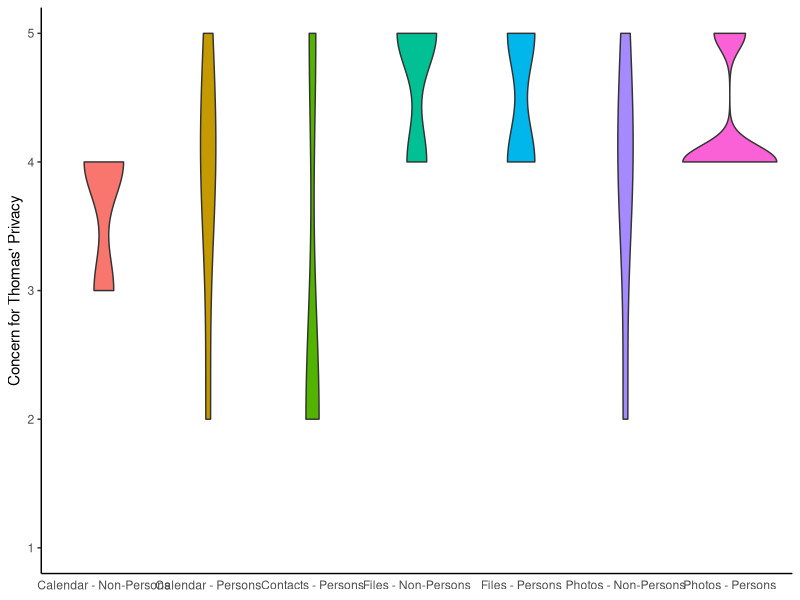
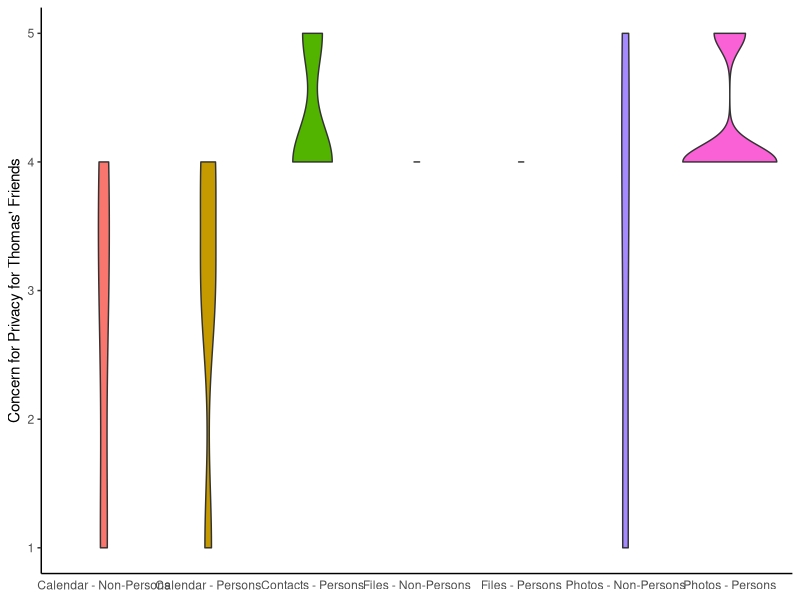

R code for these plots, in order:
## ---- chunk 1
library(tidyverse)
data <- read_csv('data_24_11_28.csv', show_col_types = FALSE)
head(data)
## ---- chunk 2
my_data <- data[-1, ]
my_data <- data[-1, ]

my_data <- my_data %>% filter(
  Finished == TRUE, 
  consent == "I agree to take part in the study.",
  age > 17,
  likertscale_help_6 == 2,
  attentioncheck_2 == 7
  )

common_cols <- c(
    'ResponseId',
    'Duration (in seconds)',
    'phoneos',
    'thomashimself_1',
    'thomashimself_2',
    'thomashimself_3',
    'thomasfriend_1',
    'thomasfriend_2',
    'thomasfriend_3',
    'reponsibility_1',
    'reponsibility_2',
    'not_scenario_1',
    'not_scenario_2',
    'not_scenario_3',
    'not_scenario_4',
    'not_scenario_5',
    'not_scenario_6',
    'not_scenario_7',
    'not_scenario_8',
    'accesstoall',
    'apps_number',
    'photos_number',
    'photos_approx',
    'contact_number',
    'contacts_approx',
    'familyevent_number',
    'workevent_number',
    'likertscale_help_1',
    'likertscale_help_2',
    'likertscale_help_3',
    'likertscale_help_4',
    'likertscale_help_5',
    'likertscale_help_7',
    'likertscale_help_8',
    'likertscale_help_9',
    'likertscale_help_10',
    'personalinformation_1',
    'personalinformation_2',
    'personalinformation_3',
    'personalinformation_4',
    'friendinformation_1',
    'friendinformation_2',
    'friendinformation_3',
    'friendinformation_4'
)

survey_data <- my_data %>% select(
  c(mc1_photosperson,
    mc2_photosperson,
    mc1_photosnon,
    mc2_photosnon,
    mc1_contactspersons,
    mc2_contactsperson,
    mc1_contactnonperson,
    mc2_contactnonperson,
    mc1_calendarpersons,
    mc2_calendarperson,
    mc1_calendarnon,
    mc2_calendarnon,
    filesystempersonchec,
    filesystempersonperm,
    qnonpersonfilehave,
    qnonpersonfileperm,
    photo_option_1,
    photo_option_2,
    photo_option_flip_1,
    contact_option_1,
    contact_option_2,
    contact_option_flip_1,
    calendar_option_1,
    calendar_option_2,
    calendar_option_flip_1,
    file_option_1,
    file_option_2,
    file_option_flipped_1,
    photo_paid,
    contact_paid,
    calendar_paid,
    file_paid,
    ),
  common_cols
)

dem_data <- my_data %>% select(
  c(gender,
    ethnicity,
    education,
    education_9_TEXT,
    income,
    usyears,
    yob_1,
    fieldofstudy,
    relationshipstatus,
    children,
    commitmentcheck1,
    commitmentcheck2,
    feedback1,
    feedback2,
    feedback4,
    feedback5,
    feedback6,
    feedback7,)
)

dim(survey_data)
dim(dem_data)
## ---- chunk 3
ph_persons <- survey_data %>% select(
  c(mc1_photosperson,
    mc2_photosperson,
    photo_option_1,
    photo_option_2,
    photo_option_flip_1,
    photo_paid
    ),
  common_cols
) %>% filter(mc1_photosperson == "Mainly photos from family/friends/other people",
             mc2_photosperson == "Access to Photos")

dim(ph_persons)
## ---- chunk 4
ph_non_persons <- survey_data %>% select(
  c(mc1_photosnon,
    mc2_photosnon,
    photo_option_1,
    photo_option_2,
    photo_option_flip_1,
    photo_paid
    ),
  common_cols
) %>% filter(mc1_photosnon == "Mainly photos from landscapes, animals and cities",
             mc2_photosnon == "Access to Photos")

dim(ph_non_persons)
## ---- chunk 5
cn_persons <- survey_data %>% select(
  c(mc1_contactspersons,
    mc2_contactsperson,
    contact_option_1,
    contact_option_2,
    contact_option_flip_1,
    contact_paid
    ),
  common_cols
) %>% filter(mc1_contactspersons == "Mainly family and friends",
             mc2_contactsperson == "Access to Contacts")

dim(cn_persons)
## ---- chunk 6
cn_non_persons <- survey_data %>% select(
  c(mc1_contactnonperson,
    mc2_contactnonperson,
    contact_option_1,
    contact_option_2,
    contact_option_flip_1,
    contact_paid
    ),
  common_cols
) %>% filter(mc1_contactnonperson == "Mainly companies and institutions",
             mc2_contactnonperson == "Access to Contacts")

dim(cn_non_persons)
## ---- chunk 7
cl_persons <- survey_data %>% select(
  c(mc1_calendarpersons,
    mc2_calendarperson,
    calendar_option_1,
    calendar_option_2,
    calendar_option_flip_1,
    calendar_paid
    ),
  common_cols
) %>% filter(mc1_calendarpersons == "Mainly listings of events (birthdays, parties, holidays, etc.)",
             mc2_calendarperson == "Access to Calendar")

dim(cl_persons)
## ---- chunk 8
cl_non_persons <- survey_data %>% select(
  c(mc1_calendarnon,
    mc2_calendarnon,
    calendar_option_1,
    calendar_option_2,
    calendar_option_flip_1,
    calendar_paid
    ),
  common_cols
) %>% filter(mc1_calendarnon == "Mainly listings of lectures",
             mc2_calendarnon == "Access to Calendar")

dim(cl_non_persons)
## ---- chunk 9
file_persons <- survey_data %>% select(
  c(filesystempersonchec,
    filesystempersonperm,
    file_option_1,
    file_option_2,
    file_option_flipped_1,
    file_paid
    ),
  common_cols
) %>% filter(filesystempersonchec == "Mainly files from family, friends, and others",
             filesystempersonperm == "Access to the File System")

dim(file_persons)
## ---- chunk 10
file_non_persons <- survey_data %>% select(
  c(qnonpersonfilehave,
    qnonpersonfileperm,
    file_option_1,
    file_option_2,
    file_option_flipped_1,
    file_paid
    ),
  common_cols
) %>% filter(qnonpersonfilehave == "Mainly files from lectures notes, landscape images, etc.",
             qnonpersonfileperm == "Access to the File System")

dim(file_non_persons)
## ---- chunk 11
library(ggplot2)

violin_himself <- data.frame(
  name = c(rep("Calendar - Persons", length(cl_persons$thomashimself_1)),
           rep("Calendar - Non-Persons", length(cl_non_persons$thomashimself_1)),
           rep("Contacts - Persons", length(cn_persons$thomashimself_1)),
           rep("Photos - Persons", length(ph_persons$thomashimself_1)),
           rep("Photos - Non-Persons", length(ph_non_persons$thomashimself_1)),
           rep("Files - Persons", length(file_persons$thomashimself_1)),
           rep("Files - Non-Persons", length(file_non_persons$thomashimself_1))),
  value = as.integer(c(cl_persons$thomashimself_1, cl_non_persons$thomashimself_1,
                       cn_persons$thomashimself_1,
                       ph_persons$thomashimself_1, ph_non_persons$thomashimself_1,
                       file_persons$thomashimself_1, file_non_persons$thomashimself_1))
)

ggplot(violin_himself, aes(x=name, y=value, fill=name)) +
  theme_classic() +
  theme(axis.title.x = element_blank(),
        axis.ticks.x=element_blank()) +
  ylab("Concern for Thomas' Privacy") +
  ylim(1, 5) +
  geom_violin(show.legend = F)
  # + geom_boxplot(width = 0.05, alpha = 0.5, show.legend = FALSE)
## ---- chunk 12
library(ggplot2)

violin_friends <- data.frame(
  name = c(rep("Calendar - Persons", length(cl_persons$thomasfriend_1)),
           rep("Calendar - Non-Persons", length(cl_non_persons$thomasfriend_1)),
           rep("Contacts - Persons", length(cn_persons$thomasfriend_1)),
           rep("Photos - Persons", length(ph_persons$thomasfriend_1)),
           rep("Photos - Non-Persons", length(ph_non_persons$thomasfriend_1)),
           rep("Files - Persons", length(file_persons$thomasfriend_1)),
           rep("Files - Non-Persons", length(file_non_persons$thomasfriend_1))),
  value = as.integer(c(cl_persons$thomasfriend_1, cl_non_persons$thomasfriend_1,
                       cn_persons$thomasfriend_1,
                       ph_persons$thomasfriend_1, ph_non_persons$thomasfriend_1,
                       file_persons$thomasfriend_1, file_non_persons$thomasfriend_1))
)

ggplot(violin_friends, aes(x=name, y=value, fill=name)) +
  theme_classic() +
  theme(axis.title.x = element_blank(),
        axis.ticks.x=element_blank()) +
  ylab("Concern for Privacy for Thomas' Friends") +
  ylim(1, 5) +
  geom_violin(show.legend = F)
  # + geom_boxplot(width = 0.05, alpha = 0.5, show.legend = FALSE)
## ---- chunk 13
a <- survey_data %>% 
  filter(ResponseId %in% c(cn_persons$ResponseId)) %>%
  mutate(permission = "Contacts")

b <- survey_data %>% 
  filter(ResponseId %in% c(ph_persons$ResponseId)) %>%
  mutate(permission = "Photos")

c <- survey_data %>% 
  filter(ResponseId %in% c(cl_persons$ResponseId)) %>%
  mutate(permission = "Calendar")

d <- survey_data %>% 
  filter(ResponseId %in% c(file_persons$ResponseId)) %>%
  mutate(permission = "File System")

persons_himself <- bind_rows(a, b, c, d) %>% 
  select(permission, thomashimself_1, thomashimself_2, thomashimself_3)
persons_himself$group_var <- factor(rep('Persons Himself', 
                                            nrow(persons_himself)))
persons_himself <- persons_himself %>%
  mutate(
    thomashimself_1 = as.integer(thomashimself_1),
    thomashimself_2 = as.integer(thomashimself_2),
    thomashimself_3 = as.integer(thomashimself_3)
  )
names(persons_himself) <-  c('permission', 'question1', 'question2', 'question3', 'group')

persons_friends <- bind_rows(a, b, c, d) %>% 
  select(permission, thomasfriend_1, thomasfriend_2, thomasfriend_3)
persons_friends$group_var <- factor(rep('Persons Friends', 
                                            nrow(persons_friends)))
persons_friends <- persons_friends %>%
  mutate(
    thomasfriend_1 = as.integer(thomasfriend_1),
    thomasfriend_2 = as.integer(thomasfriend_2),
    thomasfriend_3 = as.integer(thomasfriend_3)
  )
names(persons_friends) <- c('permission', 'question1', 'question2', 'question3', 'group')

persons <- bind_rows(persons_himself, persons_friends)

manova_result_persons <- aov(cbind(question1, question2, question3) ~ group, 
                         data = as_tibble(persons))
summary(manova_result_persons)
## ---- chunk 14
a <- survey_data %>% 
  filter(ResponseId %in% c(cn_non_persons$ResponseId)) %>%
  mutate(permission = "Contacts")

b <- survey_data %>% 
  filter(ResponseId %in% c(ph_non_persons$ResponseId)) %>%
  mutate(permission = "Photos")

c <- survey_data %>% 
  filter(ResponseId %in% c(cl_non_persons$ResponseId)) %>%
  mutate(permission = "Calendar")

d <- survey_data %>% 
  filter(ResponseId %in% c(file_non_persons$ResponseId)) %>%
  mutate(permission = "File System")

non_persons_himself <- bind_rows(a, b, c, d) %>% 
  select(permission, thomashimself_1, thomashimself_2, thomashimself_3)
non_persons_himself$group_var <- factor(rep('Non-Persons Himself', 
                                            nrow(non_persons_himself)))
non_persons_himself <- non_persons_himself %>%
  mutate(
    thomashimself_1 = as.integer(thomashimself_1),
    thomashimself_2 = as.integer(thomashimself_2),
    thomashimself_3 = as.integer(thomashimself_3)
  )
names(non_persons_himself) <-  c('permission', 'question1', 'question2', 'question3', 'group')

non_persons_friends <- bind_rows(a, b, c, d) %>% 
  select(permission, thomasfriend_1, thomasfriend_2, thomasfriend_3)
non_persons_friends$group_var <- factor(rep('Non-Persons Friends', 
                                            nrow(non_persons_friends)))
non_persons_friends <- non_persons_friends %>%
  mutate(
    thomasfriend_1 = as.integer(thomasfriend_1),
    thomasfriend_2 = as.integer(thomasfriend_2),
    thomasfriend_3 = as.integer(thomasfriend_3)
  )
names(non_persons_friends) <- c('permission', 'question1', 'question2', 'question3', 'group')

non_persons <- bind_rows(non_persons_himself, non_persons_friends)

manova_result_non <- aov(cbind(question1, question2, question3) ~ group, 
                         data = as_tibble(non_persons))
summary(manova_result_non)
## ---- chunk 15
persons_himself_means <- persons_himself %>%
  group_by(permission) %>%
  summarize(persons_mean_value = round(mean(question1, na.rm = TRUE), 2))

non_persons_himself_means <- non_persons_himself %>%
  group_by(permission) %>%
  summarize(non_persons_mean_value = round(mean(question1, na.rm = TRUE), 2))

himself_means <- non_persons_himself_means %>% inner_join(persons_himself_means)
himself_means
## ---- chunk 16
persons_friends_means <- persons_friends %>%
  group_by(permission) %>%
  summarize(persons_mean_value = round(mean(question1, na.rm = TRUE), 2))

non_persons_friends_means <- non_persons_friends %>%
  group_by(permission) %>%
  summarize(non_persons_mean_value = round(mean(question1, na.rm = TRUE), 2))

friends_means <- non_persons_friends_means %>% inner_join(persons_friends_means)
friends_means
## ---- chunk 17
a <- survey_data %>% 
  filter(ResponseId %in% c(cn_persons$ResponseId)) %>%
  mutate(permission = "Contacts",
         amount = as.numeric(gsub("[^0-9.-]", "", contact_paid)),
         amount = ifelse(is.na(amount), 0, amount)) %>%
  filter(amount > -1) %>%
  select(c(permission, amount))

b <- survey_data %>% 
  filter(ResponseId %in% c(ph_persons$ResponseId)) %>%
  mutate(permission = "Photos",
         amount = as.numeric(gsub("[^0-9.-]", "", photo_paid)),
         amount = ifelse(is.na(amount), 0, amount)) %>%
  filter(amount > -1) %>%
  select(c(permission, amount))

c <- survey_data %>% 
  filter(ResponseId %in% c(cl_persons$ResponseId)) %>%
  mutate(permission = "Calendar",
         amount = as.numeric(gsub("[^0-9.-]", "", calendar_paid)),
         amount = ifelse(is.na(amount), 0, amount)) %>%
  filter(amount > -1) %>%
  select(c(permission, amount))

d <- survey_data %>% 
  filter(ResponseId %in% c(file_persons$ResponseId)) %>%
  mutate(permission = "File System",
         amount = as.numeric(gsub("[^0-9.-]", "", file_paid)),
         amount = ifelse(is.na(amount), 0, amount)) %>%
  filter(amount > -1) %>%
  select(c(permission, amount))

persons_paid_apps <- bind_rows(a, b, c, d)
persons_paid_apps_summary <- persons_paid_apps %>%
  group_by(permission) %>%
  summarize(persons_mean = round(mean(amount, na.rm = TRUE), 2),
            persons_median = round(median(amount, na.rm = TRUE), 2))
persons_paid_apps_summary
## ---- chunk 18
a <- survey_data %>% 
  filter(ResponseId %in% c(cn_non_persons$ResponseId)) %>%
  mutate(permission = "Contacts",
         amount = as.numeric(gsub("[^0-9.-]", "", contact_paid)),
         amount = ifelse(is.na(amount), 0, amount)) %>%
  filter(amount > -1) %>%
  select(c(permission, amount))

b <- survey_data %>% 
  filter(ResponseId %in% c(ph_non_persons$ResponseId)) %>%
  mutate(permission = "Photos",
         amount = as.numeric(gsub("[^0-9.-]", "", photo_paid)),
         amount = ifelse(is.na(amount), 0, amount)) %>%
  filter(amount > -1) %>%
  select(c(permission, amount))

c <- survey_data %>% 
  filter(ResponseId %in% c(cl_non_persons$ResponseId)) %>%
  mutate(permission = "Calendar",
         amount = as.numeric(gsub("[^0-9.-]", "", calendar_paid)),
         amount = ifelse(is.na(amount), 0, amount)) %>%
  filter(amount > -1) %>%
  select(c(permission, amount))

d <- survey_data %>% 
  filter(ResponseId %in% c(file_non_persons$ResponseId)) %>%
  mutate(permission = "File System",
         amount = as.numeric(gsub("[^0-9.-]", "", file_paid)),
         amount = ifelse(is.na(amount), 0, amount)) %>%
  filter(amount > -1) %>%
  select(c(permission, amount))

non_persons_paid_apps <- bind_rows(a, b, c, d)
non_persons_paid_apps_summary <- non_persons_paid_apps %>%
  group_by(permission) %>%
  summarize(non_persons_mean = round(mean(amount, na.rm = TRUE), 2),
            non_persons_median = round(median(amount, na.rm = TRUE), 2))
non_persons_paid_apps_summary
## ---- chunk 19
a <- ph_persons %>%
  mutate(question = as.numeric(thomasfriend_1)) %>%
  select(question)

b <- cn_persons %>%
  mutate(question = as.numeric(thomasfriend_1)) %>%
  select(question)

c <- cl_persons %>%
  mutate(question = as.numeric(thomasfriend_1)) %>%
  select(question)

d <- file_persons %>%
  mutate(question = as.numeric(thomasfriend_1)) %>%
  select(question)

shapiro.test(a$question)
shapiro.test(b$question)
shapiro.test(c$question)
# shapiro.test(d$question)
## ---- chunk 20
a <- ph_non_persons %>%
  mutate(question = as.numeric(thomasfriend_1)) %>%
  select(question)

b <- cn_non_persons %>%
  mutate(question = as.numeric(thomasfriend_1)) %>%
  select(question)

c <- cl_non_persons %>%
  mutate(question = as.numeric(thomasfriend_1)) %>%
  select(question)

d <- file_non_persons %>%
  mutate(question = as.numeric(thomasfriend_1)) %>%
  select(question)

shapiro.test(a$question)
# shapiro.test(b$question)
shapiro.test(c$question)
# shapiro.test(d$question)
